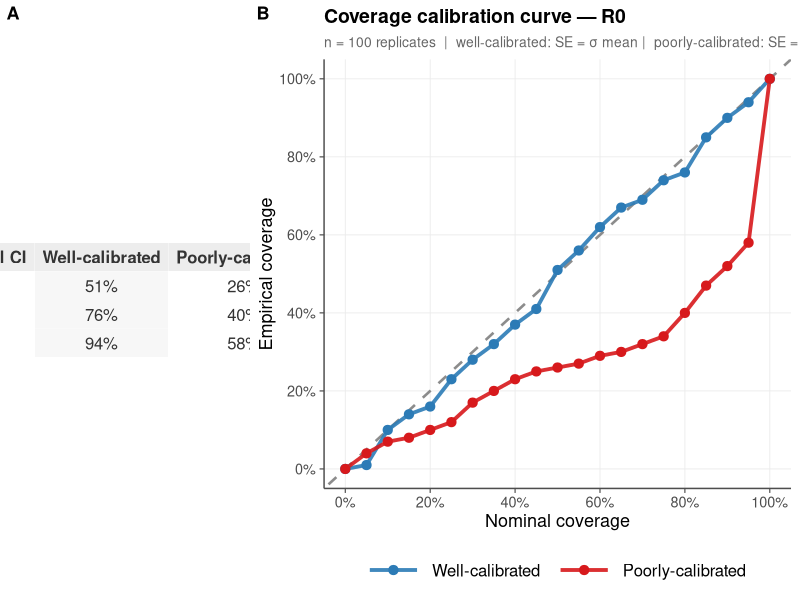
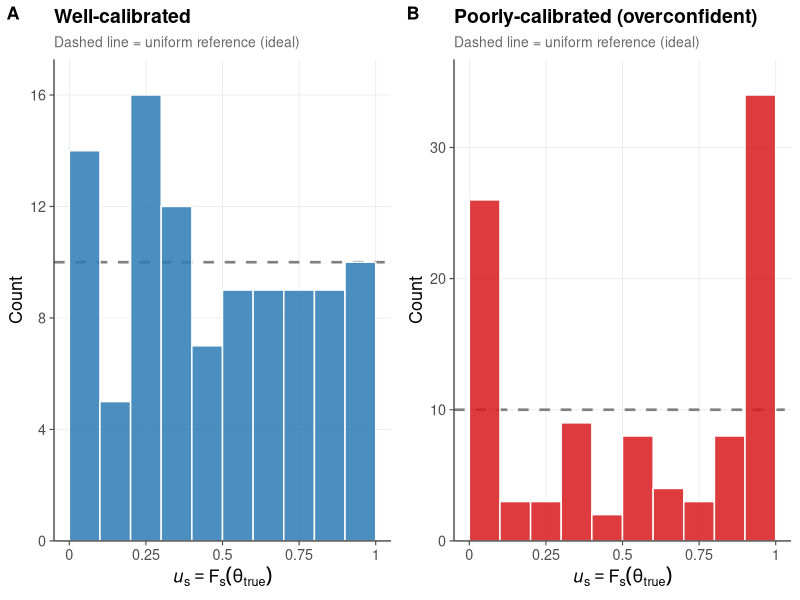
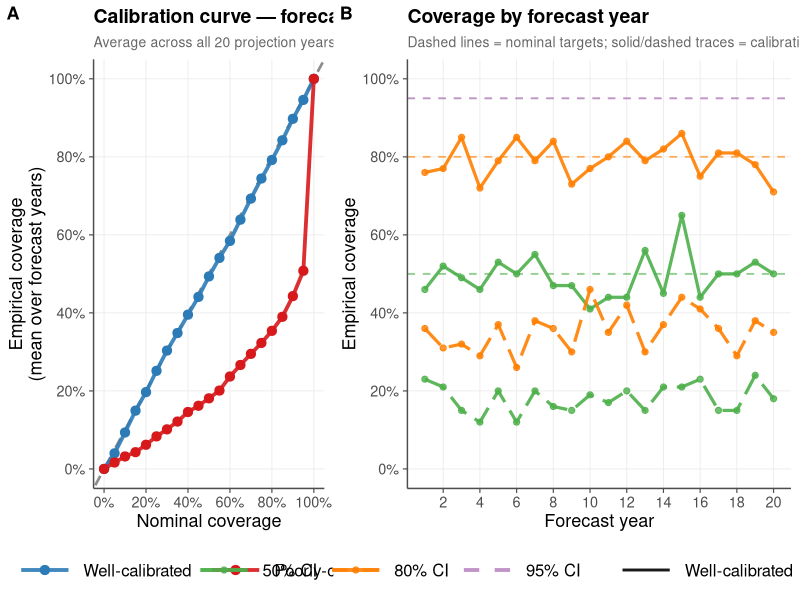
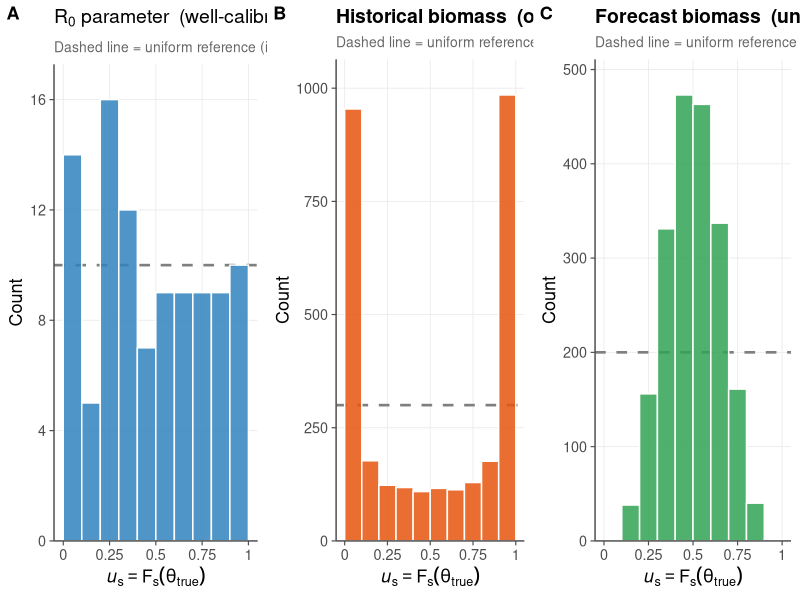

These charts were generated, in order, by the following R code:
# ============================================================
# Calibration Curves for Fisheries Stock Assessment
# Companion R Script
#
# Blog: "Calibration curves for simulation-based inference:
#        bringing ML diagnostics to fisheries stock assessment"
# Author: MSK | 2026-03-12
#
# Structure:
#   - GLOBAL SETUP  : shared parameters, data generation, theme
#   - EXAMPLE 1     : coverage calibration (table + curve for R0)
#   - EXAMPLE 2     : continuous calibration via PIT (to be added)
#   - EXAMPLE 3     : forecast/predictive interval calibration (to be added)
# ============================================================


# ============================================================
# LIBRARIES
# ============================================================
library(ggplot2)
library(cowplot)
library(gridExtra)
library(scales)


# ============================================================
# GLOBAL SETUP
# ============================================================

set.seed(42)

# ---- Simulation dimensions ----
n_sim   <- 100   # simulation replicates
n_hist  <- 30    # historical years
n_fut   <- 20    # future/projection years
n_years <- n_hist + n_fut   # 50 total years

# ---- True population parameter: R0 (virgin recruitment) ----
true_R0  <- 1000   # true value, fixed across all replicates
sigma_R0 <- 200    # true SD of estimation error for R0

# For each replicate, the model produces an estimate and a reported SE.
#
# WELL-CALIBRATED: the reported SE equals the true estimation SD,
#   so confidence intervals achieve their nominal coverage rates.
#
# POORLY-CALIBRATED: the reported SE is underestimated (overconfident),
#   so confidence intervals are too narrow and miss the truth far more
#   often than the nominal level implies.

est_R0_well <- rnorm(n_sim, mean = true_R0, sd = sigma_R0)
se_R0_well  <- rep(sigma_R0, n_sim)               # correct SE

est_R0_poor <- rnorm(n_sim, mean = true_R0, sd = sigma_R0)
se_R0_poor  <- rep(sigma_R0 * 0.35, n_sim)        # SE underestimated ~65%

# ---- True biomass trajectory ----
# Logistic recovery from an initially depleted state.
# All replicates share this same true trajectory; only the
# estimates (and their reported uncertainty) differ.

K           <- 5000    # carrying capacity
r           <- 0.10    # intrinsic growth rate
depl_frac   <- 0.25    # initial biomass as fraction of K
years       <- seq_len(n_years)
true_B      <- K / (1 + ((1 / depl_frac - 1) * exp(-r * (years - 1))))
sigma_B_rel <- 0.15    # relative (CV-style) estimation error for biomass
sigma_B     <- true_B * sigma_B_rel   # absolute SD by year

# Simulate biomass estimates (row = replicate, column = year).
# Matrix fills column-by-column, so rep(..., each = n_sim) correctly
# assigns year-specific mean and SD to each column.
B_est_well <- matrix(
  rnorm(n_sim * n_years,
        mean = rep(true_B,   each = n_sim),
        sd   = rep(sigma_B,  each = n_sim)),
  nrow = n_sim, ncol = n_years
)
B_se_well <- matrix(
  rep(sigma_B, each = n_sim),
  nrow = n_sim, ncol = n_years
)

B_est_poor <- matrix(
  rnorm(n_sim * n_years,
        mean = rep(true_B,   each = n_sim),
        sd   = rep(sigma_B,  each = n_sim)),
  nrow = n_sim, ncol = n_years
)
B_se_poor <- matrix(
  rep(sigma_B * 0.35, each = n_sim),
  nrow = n_sim, ncol = n_years
)

# ---- Shared plot theme and color palette ----
pal <- c(
  "Well-calibrated"   = "#2C7BB6",
  "Poorly-calibrated" = "#D7191C"
)

theme_cal <- theme_minimal(base_size = 13) +
  theme(
    panel.grid.minor  = element_blank(),
    panel.grid.major  = element_line(color = "grey92", linewidth = 0.3),
    axis.line         = element_line(color = "grey30", linewidth = 0.5),
    axis.ticks        = element_line(color = "grey30", linewidth = 0.4),
    legend.position   = "bottom",
    legend.title      = element_blank(),
    legend.text       = element_text(size = 12),
    legend.key.width  = unit(1.5, "cm"),
    plot.title        = element_text(face = "bold", size = 14),
    plot.subtitle     = element_text(color = "grey40", size = 10),
    plot.background   = element_rect(fill = "white", color = NA),
    panel.background  = element_rect(fill = "white", color = NA)
  )


# ============================================================
# EXAMPLE 1: Coverage Calibration
# ============================================================
#
# We examine the R0 estimates from the global setup. For each
# nominal CI level (0% to 100% in steps of 5%), we ask:
# "What fraction of our 100 replicates actually contain the truth
#  within that stated CI?" -- this is empirical coverage.
#
# A perfectly calibrated set produces a straight 1:1 line.
# An overconfident (too-narrow SE) set curves below the 1:1 line.

# -- Helper: empirical coverage at each nominal level --
compute_coverage <- function(estimates, ses, true_val, nom_levels) {
  sapply(nom_levels, function(alpha) {
    z  <- qnorm((1 + alpha) / 2)
    lo <- estimates - z * ses
    hi <- estimates + z * ses
    mean(true_val >= lo & true_val <= hi)
  })
}

nominal_levels <- seq(0, 1, by = 0.05)

cov_well <- compute_coverage(est_R0_well, se_R0_well, true_R0, nominal_levels)
cov_poor <- compute_coverage(est_R0_poor, se_R0_poor, true_R0, nominal_levels)

# Long-form data frame for calibration curve
cov_df <- data.frame(
  nominal   = rep(nominal_levels, 2),
  empirical = c(cov_well, cov_poor),
  type      = factor(
    rep(c("Well-calibrated", "Poorly-calibrated"), each = length(nominal_levels)),
    levels = c("Well-calibrated", "Poorly-calibrated")
  )
)

# -- Truncated table: 50%, 80%, 95% --
table_levels <- c(0.50, 0.80, 0.95)

fmt_pct <- function(x) paste0(round(x * 100, 1), "%")

table_data <- data.frame(
  "Nominal CI"         = paste0(table_levels * 100, "%"),
  "Well-calibrated"    = fmt_pct(compute_coverage(est_R0_well, se_R0_well, true_R0, table_levels)),
  "Poorly-calibrated"  = fmt_pct(compute_coverage(est_R0_poor, se_R0_poor, true_R0, table_levels)),
  check.names = FALSE
)

# Style the table grob: alternating row fill, bold header
tbl_header_style <- list(
  fg_params = list(fontface = "bold", fontsize = 12, col = "grey20"),
  bg_params = list(fill = "grey93", col = NA)
)
tbl_core_style <- list(
  fg_params = list(fontsize = 12, col = "grey20"),
  bg_params = list(
    fill = matrix(rep(c("white", "grey97", "white"), each = 3), nrow = 3),
    col  = NA
  )
)

tbl_grob <- tableGrob(
  table_data,
  rows  = NULL,
  theme = ttheme_minimal(
    colhead = tbl_header_style,
    core    = tbl_core_style
  )
)

# -- Calibration curve panel --
p_curve <- ggplot(cov_df, aes(x = nominal, y = empirical, color = type)) +
  geom_abline(
    slope = 1, intercept = 0,
    linetype = "dashed", color = "grey55", linewidth = 0.9
  ) +
#   annotate(
#     "text", x = 0.72, y = 0.68, label = "Perfect calibration",
#     color = "grey45", size = 3.5, angle = 40, fontface = "italic"
#   ) +
  geom_line(linewidth = 1.3, alpha = 0.9) +
  geom_point(size = 2.8) +
  scale_color_manual(values = pal) +
  scale_x_continuous(
    name   = "Nominal coverage",
    labels = percent_format(accuracy = 1),
    limits = c(0, 1),
    breaks = seq(0, 1, 0.20)
  ) +
  scale_y_continuous(
    name   = "Empirical coverage",
    labels = percent_format(accuracy = 1),
    limits = c(0, 1),
    breaks = seq(0, 1, 0.20)
  ) +
  labs(
    title    = "Coverage calibration curve — R0",
    subtitle = paste0(
      "n = ", n_sim, " replicates  |  ",
      "well-calibrated: SE = \u03c3 mean |  ",
      "poorly-calibrated: SE = 0.35 \u00d7 mean"
    )
  ) +
  theme_cal

# -- Compose and save --
# cowplot::plot_grid handles both grobs and ggplots in one layout
fig1 <- plot_grid(
  tbl_grob,
  p_curve,
  nrow       = 1,
  rel_widths = c(1, 2.2),
  labels     = c("A", "B"),
  label_size = 13
)

ggsave(
  file.path(
    "posts/2026-03-12-calibration-fisheries",
    "example1_coverage_calibration.png"
  ),
  fig1,
  width = 12, height = 5.5, dpi = 150, bg = "white"
)

message("Example 1 saved.")


# ============================================================
# EXAMPLE 2: Continuous Calibration via Probability Integral Transform
# ============================================================
#
# The PIT asks: for each replicate s, what probability does the
# *reported* predictive distribution assign to values <= the truth?
#
#   u_s = F_s(theta_true)  =  pnorm(true_R0, est_R0[s], se_R0[s])
#
# If the model is correctly specified (right SE), the true value
# is equally likely to land anywhere in the predictive distribution,
# so u_s ~ Uniform(0,1) → flat PIT histogram.
#
# Overconfident model (SE too small): the truth often lies far in the
# tails of the narrow predictive distribution → u_s pile up near 0
# and 1 → U-shaped PIT histogram.
#
# We reuse the R0 estimates and SEs from the global setup.

# -- Compute PIT values --
pit_well <- pnorm(true_R0, mean = est_R0_well, sd = se_R0_well)
pit_poor <- pnorm(true_R0, mean = est_R0_poor, sd = se_R0_poor)

pit_df <- data.frame(
  u    = c(pit_well, pit_poor),
  type = factor(
    rep(c("Well-calibrated", "Poorly-calibrated"), each = n_sim),
    levels = c("Well-calibrated", "Poorly-calibrated")
  )
)

# Expected uniform density line (count scale): n_sim / n_bins
n_bins       <- 10
uniform_count <- n_sim / n_bins

# -- Build each panel separately so we can color fill independently --
# n_bins is a global constant; uniform reference is computed per call
# so the function works regardless of how many PIT values are passed.
make_pit_panel <- function(u_vals, label, fill_col) {
  n_obs <- length(u_vals)
  df    <- data.frame(u = u_vals)
  ggplot(df, aes(x = u)) +
    geom_hline(
      yintercept = n_obs / n_bins,
      linetype   = "dashed", color = "grey50", linewidth = 0.9
    ) +
    geom_histogram(
      aes(y = after_stat(count)),
      breaks   = seq(0, 1, length.out = n_bins + 1),
      fill     = fill_col,
      color    = "white",
      alpha    = 0.85
    ) +
    scale_x_continuous(
      name   = expression(italic(u)[s] == F[s](theta[true])),
      limits = c(0, 1),
      breaks = c(0, 0.25, 0.5, 0.75, 1),
      labels = c("0", "0.25", "0.5", "0.75", "1")
    ) +
    scale_y_continuous(
      name   = "Count",
      expand = expansion(mult = c(0, 0.08))
    ) +
    labs(title = label, subtitle = "Dashed line = uniform reference (ideal)") +
    theme_cal +
    theme(legend.position = "none")
}

p_pit_well <- make_pit_panel(
  pit_well,
  label    = "Well-calibrated",
  fill_col = pal["Well-calibrated"]
)

p_pit_poor <- make_pit_panel(
  pit_poor,
  label    = "Poorly-calibrated (overconfident)",
  fill_col = pal["Poorly-calibrated"]
)

fig2 <- plot_grid(
  p_pit_well,
  p_pit_poor,
  nrow       = 1,
  labels     = c("A", "B"),
  label_size = 13
)

ggsave(
  file.path(
    "posts/2026-03-12-calibration-fisheries",
    "example2_PIT_histogram.png"
  ),
  fig2,
  width = 10, height = 4.5, dpi = 150, bg = "white"
)

message("Example 2 saved.")


# ============================================================
# EXAMPLE 3: Forecast / Predictive Interval Calibration
# ============================================================
#
# The same coverage question from Example 1 is now applied to the
# FORECAST portion of the biomass time series (years n_hist+1 … n_years).
#
# For each nominal CI level α and each forecast year y, we ask:
# "What fraction of the 100 replicates contain true_B[y] inside the
#  reported CI for that year?"  → coverage(α, y)
#
# This yields two complementary views:
#   Panel A — Calibration curve: average coverage over all forecast years
#              vs. nominal level (directly comparable to Example 1).
#   Panel B — Coverage by forecast year for three spotlight CI levels
#              (50%, 80%, 95%).  Color = nominal level; linetype =
#              calibration type; dashed horizontals = nominal targets.
#              This reveals whether calibration holds across the horizon.

# -- Indices for the forecast block --
fut_idx   <- (n_hist + 1):n_years          # columns 31–50 in B matrices
fut_years <- seq_along(fut_idx)            # 1…20 relative forecast years
true_B_fut <- true_B[fut_idx]

# -- Per-year coverage as a function of nominal level --
#    Returns a matrix: rows = nominal levels, cols = forecast years
coverage_by_year <- function(B_est_mat, B_se_mat, true_vec, nom_levels) {
  fut_cols <- (n_hist + 1):n_years
  t(sapply(nom_levels, function(alpha) {
    z <- qnorm((1 + alpha) / 2)
    sapply(seq_along(fut_cols), function(j) {
      y   <- fut_cols[j]
      lo  <- B_est_mat[, y] - z * B_se_mat[, y]
      hi  <- B_est_mat[, y] + z * B_se_mat[, y]
      mean(true_vec[j] >= lo & true_vec[j] <= hi)
    })
  }))
}

cov_yr_well <- coverage_by_year(B_est_well, B_se_well, true_B_fut, nominal_levels)
cov_yr_poor <- coverage_by_year(B_est_poor, B_se_poor, true_B_fut, nominal_levels)

# -- Panel A: Calibration curve (mean over forecast years) --
cov_avg_well <- rowMeans(cov_yr_well)
cov_avg_poor <- rowMeans(cov_yr_poor)

cov_fcast_df <- data.frame(
  nominal   = rep(nominal_levels, 2),
  empirical = c(cov_avg_well, cov_avg_poor),
  type      = factor(
    rep(c("Well-calibrated", "Poorly-calibrated"), each = length(nominal_levels)),
    levels = c("Well-calibrated", "Poorly-calibrated")
  )
)

p3a <- ggplot(cov_fcast_df, aes(x = nominal, y = empirical, color = type)) +
  geom_abline(
    slope = 1, intercept = 0,
    linetype = "dashed", color = "grey55", linewidth = 0.9
  ) +
#   annotate(
#     "text", x = 0.72, y = 0.68, label = "Perfect calibration",
#     color = "grey45", size = 3.5, angle = 40, fontface = "italic"
#   ) +
  geom_line(linewidth = 1.3, alpha = 0.9) +
  geom_point(size = 2.8) +
  scale_color_manual(values = pal) +
  scale_x_continuous(
    name   = "Nominal coverage",
    labels = percent_format(accuracy = 1),
    limits = c(0, 1), breaks = seq(0, 1, 0.2)
  ) +
  scale_y_continuous(
    name   = "Empirical coverage\n(mean over forecast years)",
    labels = percent_format(accuracy = 1),
    limits = c(0, 1), breaks = seq(0, 1, 0.2)
  ) +
  labs(
    title    = "Calibration curve — forecast biomass",
    subtitle = "Average across all 20 projection years"
  ) +
  theme_cal

# -- Panel B: Coverage by forecast year for spotlight CI levels --
spotlight <- c(0.50, 0.80, 0.95)
spot_labels <- paste0(spotlight * 100, "% CI")

# Long-form data frame: one row per (type, nominal, forecast year)
make_yr_df <- function(cov_mat, type_label) {
  rows <- which(nominal_levels %in% spotlight)
  do.call(rbind, lapply(seq_along(rows), function(k) {
    data.frame(
      year     = fut_years,
      coverage = cov_mat[rows[k], ],
      nominal  = spotlight[k],
      nom_lab  = factor(spot_labels[k], levels = spot_labels),
      type     = type_label
    )
  }))
}

yr_df <- rbind(
  make_yr_df(cov_yr_well, "Well-calibrated"),
  make_yr_df(cov_yr_poor, "Poorly-calibrated")
)
yr_df$type <- factor(yr_df$type, levels = c("Well-calibrated", "Poorly-calibrated"))

# Horizontal reference lines (one per nominal level)
ref_df <- data.frame(
  nominal = spotlight,
  nom_lab = factor(spot_labels, levels = spot_labels)
)

# Color spotlight levels with a neutral sequential palette
spot_pal <- c("50% CI" = "#4DAF4A", "80% CI" = "#FF7F00", "95% CI" = "#984EA3")

p3b <- ggplot(yr_df, aes(x = year, y = coverage,
                          color = nom_lab, linetype = type)) +
  geom_hline(
    data     = ref_df,
    aes(yintercept = nominal, color = nom_lab),
    linetype = "dashed", linewidth = 0.65, alpha = 0.6
  ) +
  geom_line(linewidth = 1.1, alpha = 0.9) +
  geom_point(size = 1.8, alpha = 0.8) +
  scale_color_manual(values = spot_pal, name = "Nominal CI") +
  scale_linetype_manual(
    values = c("Well-calibrated" = "solid", "Poorly-calibrated" = "longdash"),
    name   = NULL
  ) +
  scale_x_continuous(
    name   = "Forecast year",
    breaks = seq(2, 20, by = 2)
  ) +
  scale_y_continuous(
    name   = "Empirical coverage",
    labels = percent_format(accuracy = 1),
    limits = c(0, 1), breaks = seq(0, 1, 0.2)
  ) +
  labs(
    title    = "Coverage by forecast year",
    subtitle = "Dashed lines = nominal targets; solid/dashed traces = calibration type"
  ) +
  guides(
    color    = guide_legend(order = 1, override.aes = list(linewidth = 1.3)),
    linetype = guide_legend(order = 2, override.aes = list(linewidth = 1.0))
  ) +
  theme_cal

fig3 <- plot_grid(
  p3a, p3b,
  nrow       = 1,
  rel_widths = c(1, 1.4),
  labels     = c("A", "B"),
  label_size = 13
)

ggsave(
  file.path(
    "posts/2026-03-12-calibration-fisheries",
    "example3_forecast_calibration.png"
  ),
  fig3,
  width = 13, height = 5.5, dpi = 150, bg = "white"
)

message("Example 3 saved.")


# ============================================================
# EXAMPLE 4: Putting It Together — Mixed Calibration
# ============================================================
#
# A key insight: calibration is QUANTITY-SPECIFIC. The same underlying
# model can simultaneously exhibit:
#   - Well-calibrated parameter estimates  (R0)       → flat PIT
#   - Overconfident state estimates        (hist. B)  → U-shaped PIT
#   - Underconfident forecast intervals   (future B)  → hump-shaped PIT
#
# We hold point estimates (B_est_well) and true estimation noise constant,
# but manipulate only the *reported* SE for each output type:
#   R0 report SE  : sigma_R0        (correct)
#   Historical B  : 0.35 * sigma_B  (too small → overconfident)
#   Forecast B    : 2.50 * sigma_B  (too large → underconfident)
#
# PIT values are pooled across years within each block so the
# histogram is well-populated even with modest replicate counts:
#   R0     : n_sim           = 100   PIT values
#   Hist B : n_sim * n_hist  = 3000  PIT values
#   Fut B  : n_sim * n_fut   = 2000  PIT values

# -- Reported SE matrices for the mixed scenario --
B_se_hist_over <- matrix(
  rep(sigma_B[1:n_hist] * 0.35, each = n_sim),
  nrow = n_sim, ncol = n_hist
)
B_se_fut_under <- matrix(
  rep(sigma_B[(n_hist + 1):n_years] * 2.5, each = n_sim),
  nrow = n_sim, ncol = n_fut
)

# -- R0 PIT (well-calibrated, reuse global) --
pit_mix_r0 <- pnorm(true_R0, mean = est_R0_well, sd = se_R0_well)

# -- Historical biomass PIT (overconfident SE) --
# Build a matrix with true_B[y] repeated n_sim times per column;
# matrix() fills column-by-column so each column j = true_B[j].
true_B_hist_mat <- matrix(
  rep(true_B[1:n_hist], each = n_sim),
  nrow = n_sim, ncol = n_hist
)
pit_mix_hist <- as.vector(
  pnorm(true_B_hist_mat,
        mean = B_est_well[, 1:n_hist],
        sd   = B_se_hist_over)
)

# -- Forecast biomass PIT (underconfident SE) --
true_B_fut_mat <- matrix(
  rep(true_B[(n_hist + 1):n_years], each = n_sim),
  nrow = n_sim, ncol = n_fut
)
pit_mix_fut <- as.vector(
  pnorm(true_B_fut_mat,
        mean = B_est_well[, (n_hist + 1):n_years],
        sd   = B_se_fut_under)
)

# -- Three-color palette for the three quantities --
mix_pal <- c(
  "R0 parameter"       = "#3182BD",   # blue
  "Historical biomass" = "#E6550D",   # orange-red
  "Forecast biomass"   = "#31A354"    # green
)

p4a <- make_pit_panel(
  pit_mix_r0,
  label    = expression(R[0] * " parameter  (well-calibrated)"),
  fill_col = mix_pal["R0 parameter"]
)
p4b <- make_pit_panel(
  pit_mix_hist,
  label    = "Historical biomass  (overconfident SE)",
  fill_col = mix_pal["Historical biomass"]
)
p4c <- make_pit_panel(
  pit_mix_fut,
  label    = "Forecast biomass  (underconfident SE)",
  fill_col = mix_pal["Forecast biomass"]
)

fig4 <- plot_grid(
  p4a, p4b, p4c,
  nrow       = 1,
  labels     = c("A", "B", "C"),
  label_size = 13
)

ggsave(
  file.path(
    "posts/2026-03-12-calibration-fisheries",
    "example4_mixed_calibration.png"
  ),
  fig4,
  width = 15, height = 5, dpi = 150, bg = "white"
)

message("Example 4 saved.")
